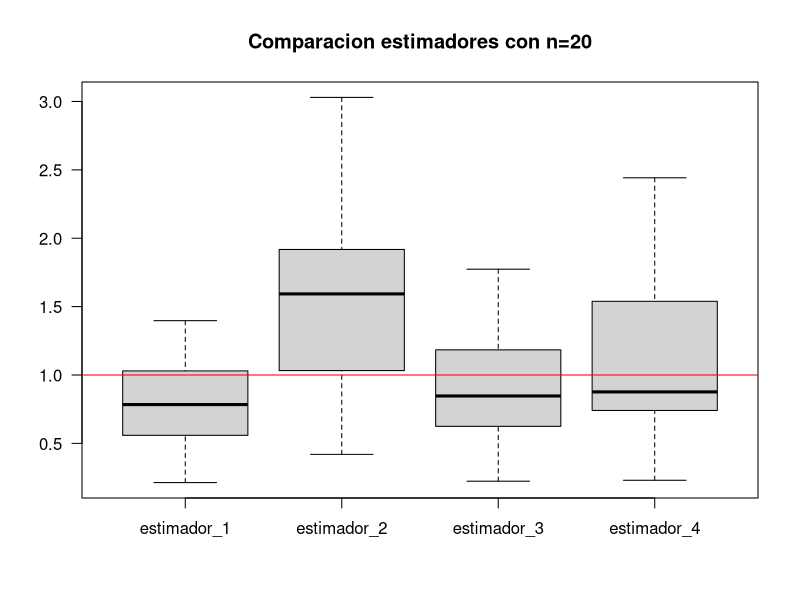
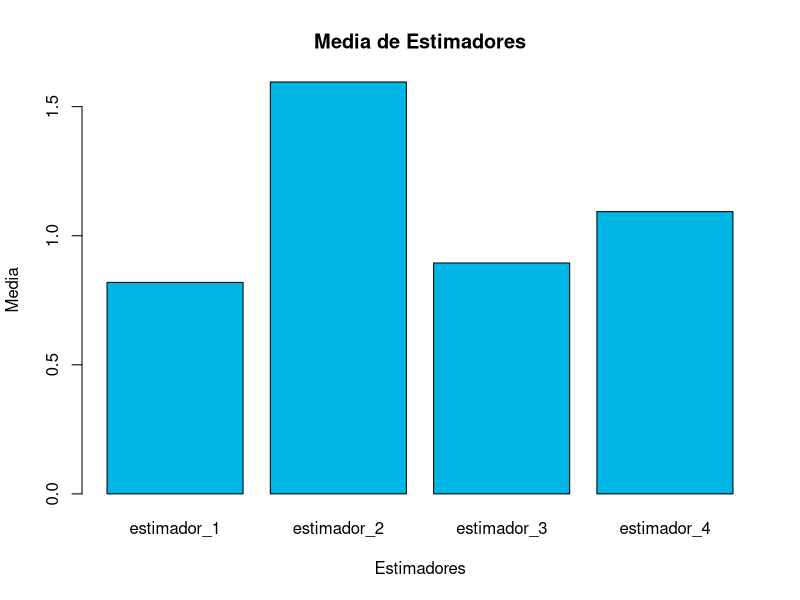
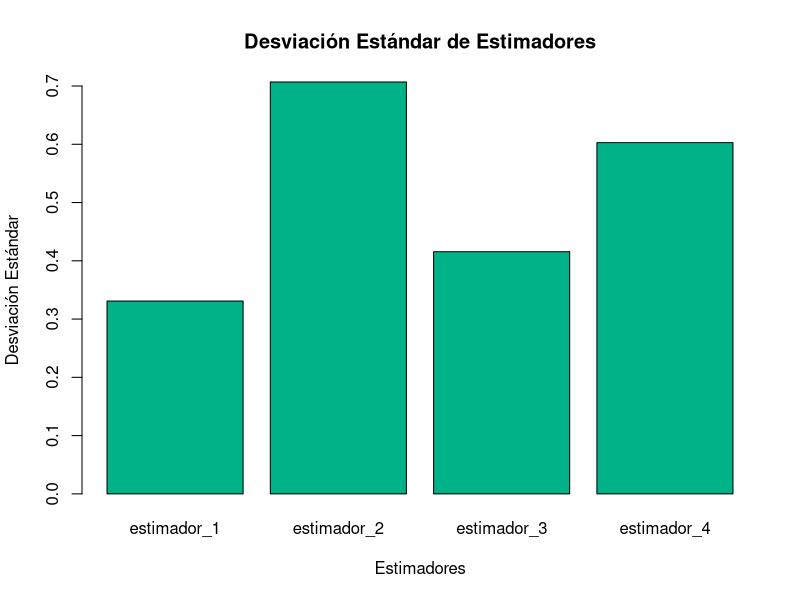
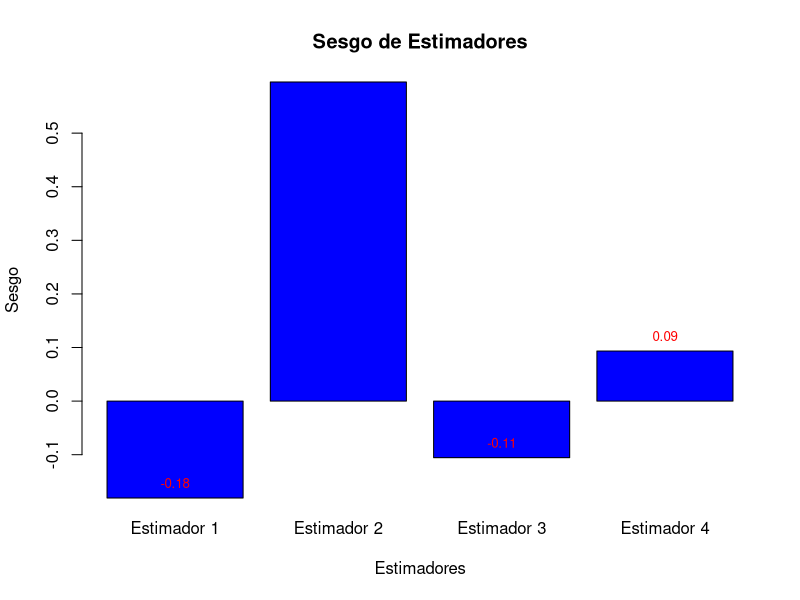
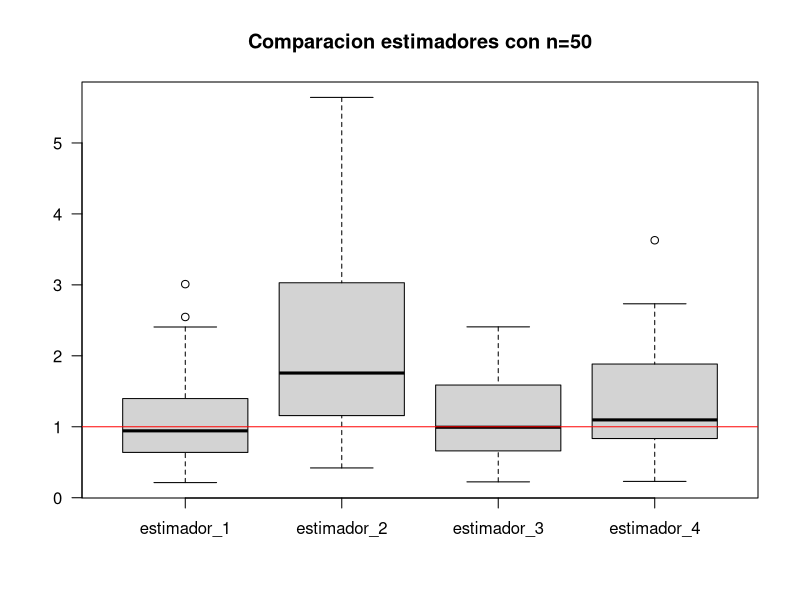
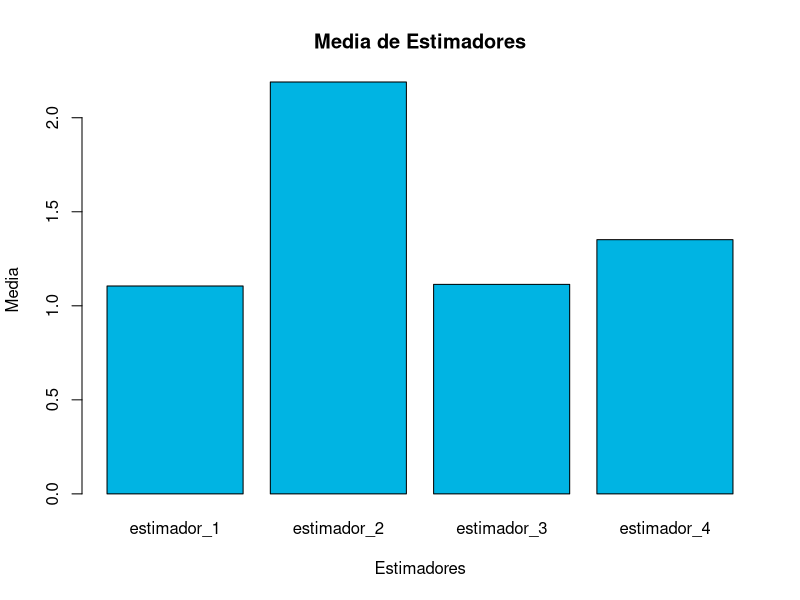
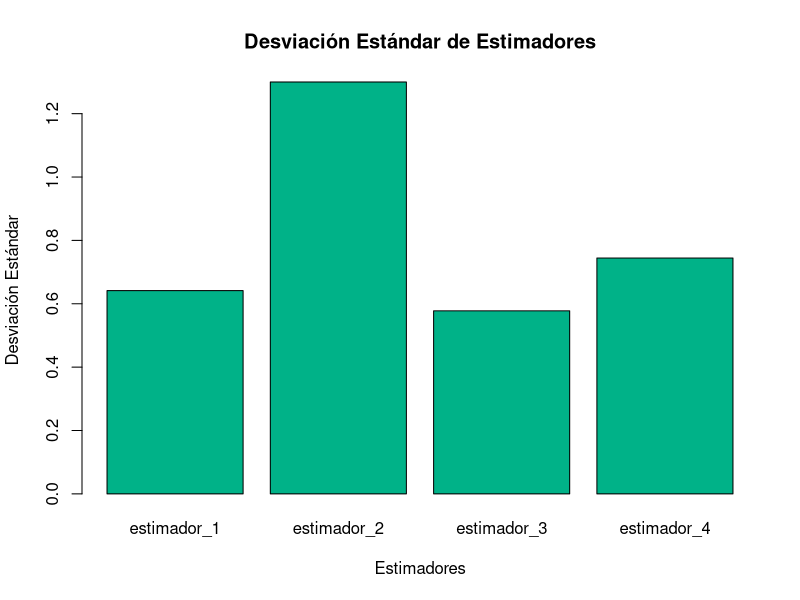
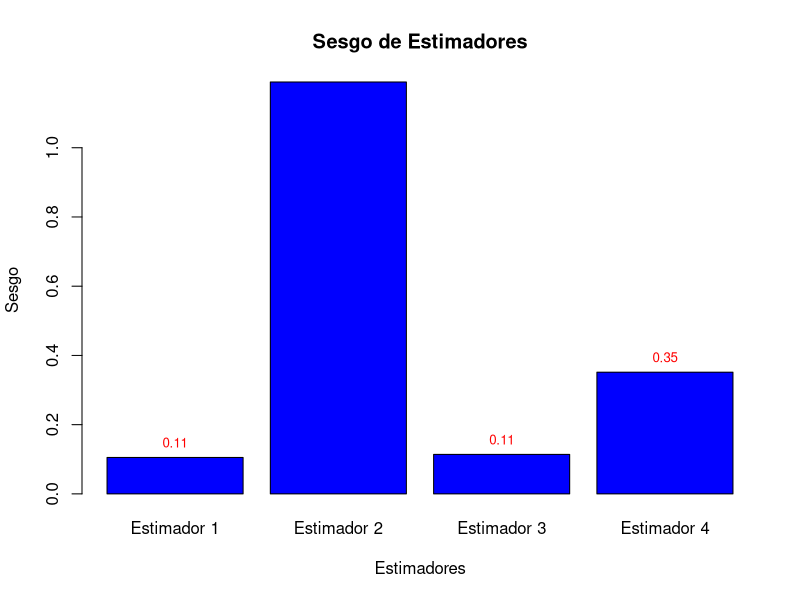

R code for these plots, in order:
## ---- chunk 1
knitr::opts_chunk$set(echo = TRUE)
#definir directorio
setwd("C:/Users/doar9/OneDrive/Javeriana/Metodos") 
## ---- chunk 2

#Genero la matriz con 4 datos aleatorios provenientes de una función exponencial con tasa 1
n=1000   #  numero de columnas (tamaño máximo de muestra)
m=4*n #porque necesito cuatro valores
X=matrix(rexp(m,1),ncol=n) 
## ---- chunk 3

# Función para calcular los estimadores para una columna
calcular_los_estimadores <- function(column) {
  estimador_1 <- (column[1] + column[2]) / 6 + (column[3] + column[4]) / 3
  estimador_2 <- (column[1] + 2 * column[2] + 3 * column[3] + 4 * column[4]) / 5
  estimador_3 <- sum(column[1:4]) / 4
  estimador_4 <- (min(column[1:4]) + max(column[1:4])) / 2
  return(c(estimador_1, estimador_2, estimador_3, estimador_4))
}
## ---- chunk 4
# Extraemos las primeras n columnas
X20 <- X[, 1:20]

# Aplicamos la función a cada columna de X20
estimadores <- apply(X20, 2, calcular_los_estimadores) #l 2 es porque tomo columna, 1 sería fila

# Convertimos el resultado en un data.frame
estimadores_en_df <- data.frame(t(estimadores)) #los voltea y vuelve cada resultado una variable
colnames(estimadores_en_df) <- c('estimador_1', 'estimador_2', 'estimador_3', 'estimador_4')

estimadores_en_df
## ---- chunk 5
boxplot(estimadores_en_df, las=1, main="Comparacion estimadores con n=20") 
abline(h=1,  col="red")   
## ---- chunk 6
#Media
medias <- apply(estimadores_en_df,2,mean) 

print(medias)

#Grafiquito medias
barplot(medias, 
        main = "Media de Estimadores", 
        xlab = "Estimadores", 
        ylab = "Media", 
        col = "#00B4E3",
        names.arg = colnames(estimadores_en_df))


#Desviación estándar
devest <- apply(estimadores_en_df,2,sd) 

print(devest)

barplot(devest, 
        main = "Desviación Estándar de Estimadores", 
        xlab = "Estimadores", 
        ylab = "Desviación Estándar", 
        col = "#00B288",
        names.arg = colnames(estimadores_en_df))
## ---- chunk 7
medias <- apply(estimadores_en_df, 2, mean)
# El valor del parámetro es 1
theta <- 1

# Calculamos el sesgo para cada estimador
sesgos <- medias - theta

# Ahora graficamos los sesgos en una gráfica de barras
plotsesgos <- barplot(sesgos, 
        main = "Sesgo de Estimadores", 
        xlab = "Estimadores", 
        ylab = "Sesgo", 
        col = "blue",
        names.arg = c("Estimador 1", "Estimador 2", "Estimador 3", "Estimador 4"))


# Agregar etiquetas 
text(x = plotsesgos, y = sesgos, label = round(sesgos, 2), pos = 3, cex = 0.8, col = "red")
## ---- chunk 8
# Extraemos las primeras n columnas
X50 <- X[, 1:50]

# Aplicamos la función a cada columna de X20
estimadores <- apply(X50, 2, calcular_los_estimadores) #l 2 es porque tomo columna, 1 sería fila

# Convertimos el resultado en un data.frame
estimadores_en_df <- data.frame(t(estimadores)) #los voltea y vuelve cada resultado una variable
colnames(estimadores_en_df) <- c('estimador_1', 'estimador_2', 'estimador_3', 'estimador_4')

estimadores_en_df
## ---- chunk 9
boxplot(estimadores_en_df, las=1, main="Comparacion estimadores con n=50") 
abline(h=1,  col="red")   
## ---- chunk 10
#Media
medias <- apply(estimadores_en_df,2,mean) 

print(medias)

#Grafiquito medias
barplot(medias, 
        main = "Media de Estimadores", 
        xlab = "Estimadores", 
        ylab = "Media", 
        col = "#00B4E3",
        names.arg = colnames(estimadores_en_df))


#Desviación estándar
devest <- apply(estimadores_en_df,2,sd) 

print(devest)

barplot(devest, 
        main = "Desviación Estándar de Estimadores", 
        xlab = "Estimadores", 
        ylab = "Desviación Estándar", 
        col = "#00B288",
        names.arg = colnames(estimadores_en_df))
## ---- chunk 11
medias <- apply(estimadores_en_df, 2, mean)
# El valor del parámetro es 1
theta <- 1

# Calculamos el sesgo para cada estimador
sesgos <- medias - theta

# Ahora graficamos los sesgos en una gráfica de barras
plotsesgos <- barplot(sesgos, 
        main = "Sesgo de Estimadores", 
        xlab = "Estimadores", 
        ylab = "Sesgo", 
        col = "blue",
        names.arg = c("Estimador 1", "Estimador 2", "Estimador 3", "Estimador 4"))


# Agregar etiquetas 
text(x = plotsesgos, y = sesgos, label = round(sesgos, 2), pos = 3, cex = 0.8, col = "red")
## ---- chunk 12
# Extraemos las primeras n columnas
X100 <- X[, 1:100]

# Aplicamos la función a cada columna de X20
estimadores <- apply(X100, 2, calcular_los_estimadores) #l 2 es porque tomo columna, 1 sería fila

# Convertimos el resultado en un data.frame
estimadores_en_df <- data.frame(t(estimadores)) #los voltea y vuelve cada resultado una variable
colnames(estimadores_en_df) <- c('estimador_1', 'estimador_2', 'estimador_3', 'estimador_4')

estimadores_en_df
## ---- chunk 13
boxplot(estimadores_en_df, las=1, main="Comparacion estimadores con n=100") 
abline(h=1,  col="red")   
## ---- chunk 14
#Media
medias <- apply(estimadores_en_df,2,mean) 

print(medias)

#Grafiquito medias
barplot(medias, 
        main = "Media de Estimadores", 
        xlab = "Estimadores", 
        ylab = "Media", 
        col = "#00B4E3",
        names.arg = colnames(estimadores_en_df))


#Desviación estándar
devest <- apply(estimadores_en_df,2,sd) 

print(devest)

barplot(devest, 
        main = "Desviación Estándar de Estimadores", 
        xlab = "Estimadores", 
        ylab = "Desviación Estándar", 
        col = "#00B288",
        names.arg = colnames(estimadores_en_df))
## ---- chunk 15
medias <- apply(estimadores_en_df, 2, mean)
# El valor del parámetro es 1
theta <- 1

# Calculamos el sesgo para cada estimador
sesgos <- medias - theta

# Ahora graficamos los sesgos en una gráfica de barras
plotsesgos <- barplot(sesgos, 
        main = "Sesgo de Estimadores", 
        xlab = "Estimadores", 
        ylab = "Sesgo", 
        col = "blue",
        names.arg = c("Estimador 1", "Estimador 2", "Estimador 3", "Estimador 4"))


# Agregar etiquetas 
text(x = plotsesgos, y = sesgos, label = round(sesgos, 2), pos = 3, cex = 0.8, col = "red")
## ---- chunk 16
# Extraemos las primeras n columnas
X1000 <- X[, 1:1000]

# Aplicamos la función a cada columna de X20
estimadores <- apply(X1000, 2, calcular_los_estimadores) #l 2 es porque tomo columna, 1 sería fila

# Convertimos el resultado en un data.frame
estimadores_en_df <- data.frame(t(estimadores)) #los voltea y vuelve cada resultado una variable
colnames(estimadores_en_df) <- c('estimador_1', 'estimador_2', 'estimador_3', 'estimador_4')

estimadores_en_df
## ---- chunk 17
boxplot(estimadores_en_df, las=1, main="Comparacion estimadores con n=1000") 
abline(h=1,  col="red")   
## ---- chunk 18
#Media
medias <- apply(estimadores_en_df,2,mean) 

print(medias)

#Grafiquito medias
barplot(medias, 
        main = "Media de Estimadores", 
        xlab = "Estimadores", 
        ylab = "Media", 
        col = "#00B4E3",
        names.arg = colnames(estimadores_en_df))


#Desviación estándar
devest <- apply(estimadores_en_df,2,sd) 

print(devest)

barplot(devest, 
        main = "Desviación Estándar de Estimadores", 
        xlab = "Estimadores", 
        ylab = "Desviación Estándar", 
        col = "#00B288",
        names.arg = colnames(estimadores_en_df))
## ---- chunk 19
medias <- apply(estimadores_en_df, 2, mean)
# El valor del parámetro es 1
theta <- 1

# Calculamos el sesgo para cada estimador
sesgos <- medias - theta

# Ahora graficamos los sesgos en una gráfica de barras
plotsesgos <- barplot(sesgos, 
        main = "Sesgo de Estimadores", 
        xlab = "Estimadores", 
        ylab = "Sesgo", 
        col = "blue",
        names.arg = c("Estimador 1", "Estimador 2", "Estimador 3", "Estimador 4"))


# Agregar etiquetas 
text(x = plotsesgos, y = sesgos, label = round(sesgos, 2), pos = 3, cex = 0.8, col = "red")
